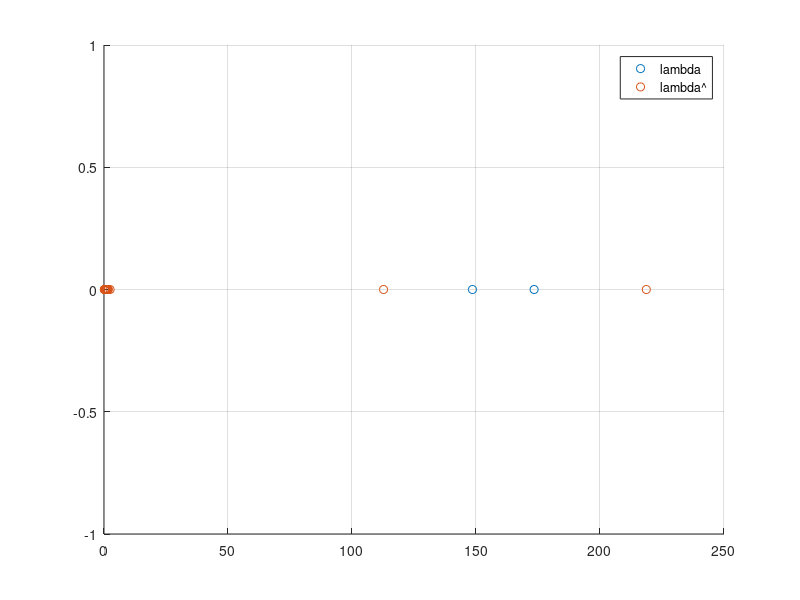

Here is the MATLAB script that generated this plot: (Note: this script raises an error after producing the figure.)
n = 16;
dlambda = 0.5;
num_tgt = 2;
ang1 = -10;
ang2 = -ang1;
valid = 1;
theta1 = deg2rad(ang1);
theta2 = deg2rad(ang2);
v = 10;
v1=v;v2=v;
sigma = 1;
l = 30;
rng default;
malt = zeros(n);
angs = deg2rad(-30:0.1:30);
total = 100;
ltheta1 = zeros([total, 1]);
ltheta2 = zeros([total, 1]);
threshold = 40;
y = zeros([length(angs), 1]);

for q = 1:total
    disp(q);
    for i = 1:l
        a1 = (v1 / 2)^0.5 * (normrnd(0,sigma)+normrnd(0,sigma)*1j);
        a2 = (v2 / 2)^0.5 * (normrnd(0,sigma)+normrnd(0,sigma)*1j);
        s1 = exp(1j*2*3.14*dlambda *((1:n)-1)' * sin(theta1));
        s2 = exp(1j*2*3.14*dlambda *((1:n)-1)' * sin(theta2));
        z = sigma*(1 / 2)^0.5 * (normrnd(0, 1, [n, 1]) + normrnd(0, 1, [n, 1])*1j);
        x = a1 * s1 + a2 * s2 + z;
        m = sigma^2 * (eye(n) + v1 * (s1 * s1') + v2 * (s2 * s2'));
        e = eig(m);
        malt = malt + x * x';
        if (i == 1 && q==1)
           figure
           scatter(e, zeros(size(e)), 'ro')
           hold on;
           grid on
        end

    end
    malt = malt / l;
    ealt = eig(malt);
    if (q==1)
        scatter((ealt), zeros(size(ealt)), 'bx')
        legend('lambda', 'lambda^');
        hold off
    end

    ytest = zeros([length(angs), 1]);
    for k = 1:length(angs)
        angi = angs(k);
        sphi = exp(1j*2*3.14*dlambda *((1:n)-1)' * sin(angi));
        wn = (1 / (sphi' * inv(malt) * sphi)) * (inv(malt) * sphi);
        y(k) =  y(k) + wn' * malt * wn;
        ytest(k) = wn' * malt * wn;
    end

    [~,rtheta]=findpeaks(real(ytest), rad2deg(angs));

    if (valid == 1)
        ltheta1(q) = rtheta(1);
        ltheta2(q) = rtheta(2);
    end
end
y = y / total;
figure;
plot(rad2deg(angs), y ./ max(y), 'bx-');
title('Capon')
grid on;

caponnorm = y ./ max(y);

meantheta1 = mean(transpose(ltheta1));
meantheta2 = mean(transpose(ltheta2));

sigmasqrtheta1 = 1/(total-1) * sum((ltheta1-meantheta1).^2);
sigmasqrtheta2 = 1/(total-1) * sum((ltheta2-meantheta2).^2);
